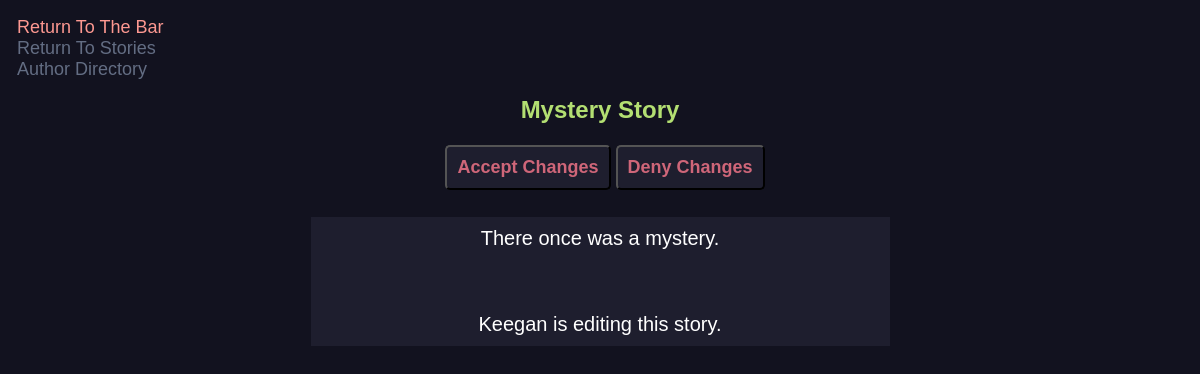
/review_changes/14, run on the app's committed database.
### main.py (models this page shows, shortened)
class NewStory(db.Model):
    id = db.Column(db.Integer, primary_key=True)
    title = db.Column(db.String(200), nullable=False)
    genre = db.Column(db.String(200), nullable=True)
    content = db.Column(db.Text, nullable=False)
    date_created = db.Column(db.DateTime, default=datetime.utcnow)
    author_id = db.Column(db.Integer, db.ForeignKey('user.id'), nullable=False)
    current_version_id = db.Column(db.Integer, db.ForeignKey('new_version.id'), nullable=True)
    __table_args__ = (
        ForeignKeyConstraint(['author_id'], ['user.id'], name='fk_new_story_author_id'),
        ForeignKeyConstraint(['current_version_id'], ['new_version.id'], name='fk_new_story_current_version_id')
    )
    current_version = db.relationship('NewVersion', foreign_keys=[current_version_id], post_update=True)
    versions = db.relationship('NewVersion', backref='story', lazy=True, foreign_keys='NewVersion.story_id')

class NewVersion(db.Model):
    id = db.Column(db.Integer, primary_key=True)
    content = db.Column(db.Text, nullable=False)
    date_created = db.Column(db.DateTime, default=datetime.utcnow)
    story_id = db.Column(db.Integer, db.ForeignKey('new_story.id'), nullable=False)
    author_id = db.Column(db.Integer, db.ForeignKey('user.id'), nullable=False)
    __table_args__ = (
        ForeignKeyConstraint(['story_id'], ['new_story.id'], name='fk_new_version_story_id'),
        ForeignKeyConstraint(['author_id'], ['user.id'], name='fk_new_version_author_id')
    )
    author = db.relationship('User', backref='versions', foreign_keys=[author_id])

### main.py (the view, shortened to what this page needs)
@app.route('/review_changes/<int:version_id>', methods=['GET', 'POST'])
def review_changes(version_id):
    version = NewVersion.query.get_or_404(version_id)
    story = version.story
    return render_template('review_changes.html', version=version, story=story)

### templates/review_changes.html (shortened to what this page needs)
<link rel="stylesheet" href="{{ url_for('static', filename='css/review_changes.css') }}">
{% block body %}
	<a href="/" class="return-to-bar">Return To The Bar</a>
	<a href="/story_db/" class="button">Return To Stories</a>
	<a href="/user_dir/" class="button">Author Directory</a>
	<h1 style="text-align: center;">{{ story.title }}</h1>
<div class="content">
	<div class="accept-changes-d">
		<form action="{{ url_for('review_changes', version_id=version.id) }}" method="post">
			<input type="submit" name="action" value="Accept Changes" class="accept-changes">
			<input type="submit" name="action" value="Deny Changes" class="accept-changes">
		</form>
	</div>
	<table class="center-table">
		<tr>
			<td>{{ version.content|safe }}</td>
		</tr>
	</table>
</div>
{% endblock %}

### static/css/review_changes.css (style rules this page uses)
h1 { font-size: 24px; color: #B3DF72; text-align: center; font-family: sans-serif; }
a { color: #636d83; font-size: 18px; font-family: sans-serif; text-decoration: none; }
.center-table { margin-left: auto; margin-right: auto; width: 50%; }
td { background-color: #1e1e2e; color: white; font-family: sans-serif; font-size: 20px; text-align: center; padding: 10; }
.return-to-bar { color: #FD9891; }
.accept-changes { color: #CF6679; background-color: #1E1E2E; text-decoration: none; padding: 10px 10px; border-radius: 5px; font-family: sans-serif; font-weight: bold; font-size: 18px; cursor: pointer; }
.accept-changes-d { display: flex; justify-content: center; align-items: center; margin: 0 auto; width: 100%; padding: 5px; }

### data on the page
NewStory: title "Mystery Story"
NewVersion: content "There once was a mystery. Keegan is editing this story."
